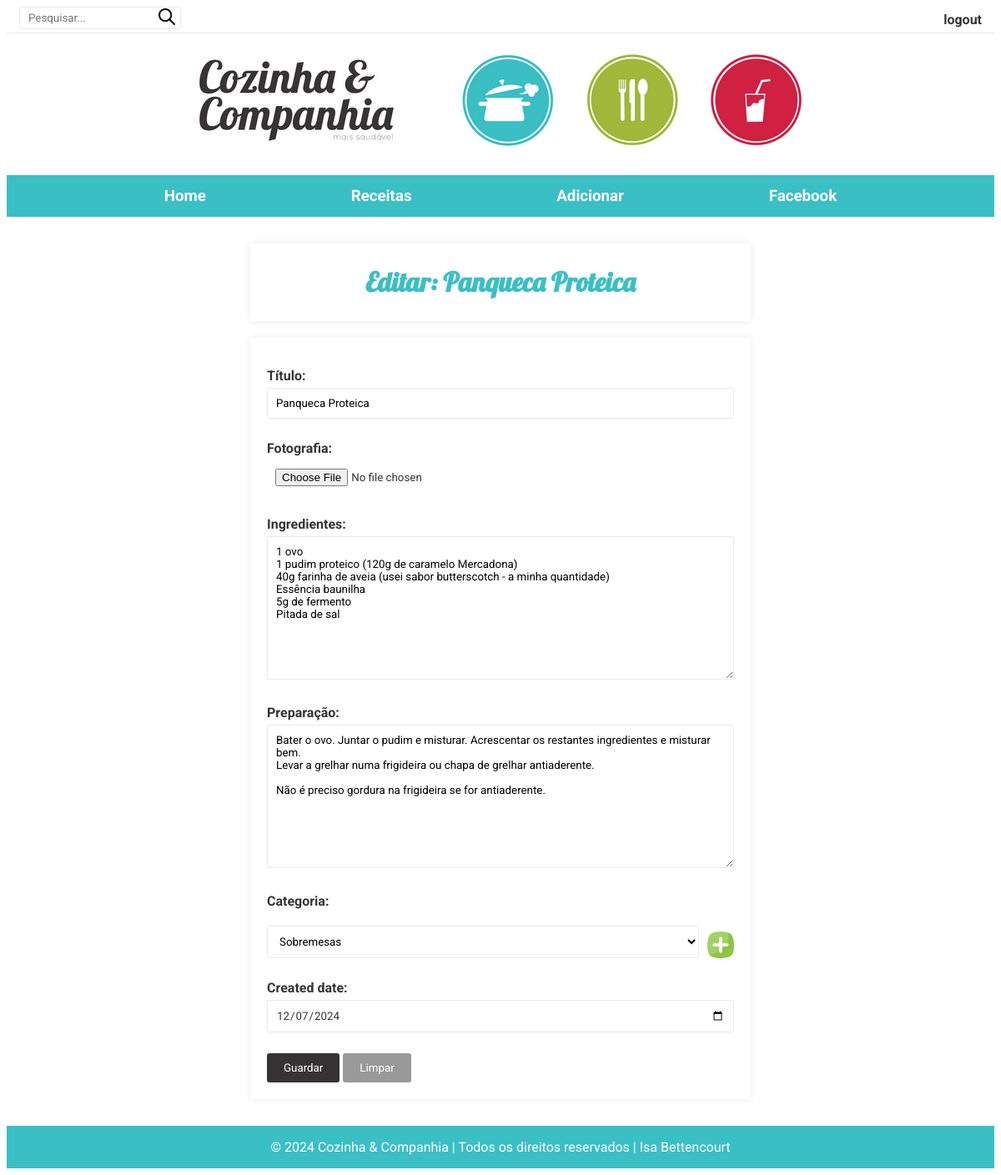
Page /edit_post/15 (signed in) on the committed database.
### blog/models.py (models this page shows, shortened)
class Post(models.Model):
    title = models.CharField(max_length=200)
    photo = models.ImageField(upload_to="blog/", blank=True, null=True)
    ingredients = models.TextField(blank=True, null=True)
    recipe = models.TextField(blank=True, null=True)
    category = models.ForeignKey(Category, on_delete=models.PROTECT,  blank=True, null=True)
    created_date = models.DateField(blank=True, null=True)

class Category(models.Model):
    category = models.CharField(max_length=50)
    def __str__(self):
        return self.category

### blog/views.py (the view)
# urls.py: path('edit_post/<int:id>', views.edit_post, name='edit_post'),
@login_required(login_url='blog:login_user')
def edit_post(request, id):
    recipe = Post.objects.get(pk=id)
    form_post = PostForm(instance=recipe)
    if request.method == 'POST':
        form_post = PostForm(request.POST, request.FILES, instance=recipe)
        form_post.save()
        return redirect('blog:list_recipes')
    return render(request, 'blog/edit_post.html', {'form_post':form_post, 'recipe':recipe})

### blog/forms.py
class PostForm(forms.ModelForm):
    class Meta:
        model = Post
        fields = "__all__"
        widgets = {
            'title': forms.TextInput(attrs={'placeholder':'Título ...'}),
            'ingredients': forms.Textarea(attrs={'placeholder':'Ingredientes ...'}),
            'recipe': forms.Textarea(attrs={'placeholder':'Preparação ...'}),
            'created_date': forms.DateInput(attrs={'type':'date'}),
        }

### blog/templates/blog/edit_post.html (shortened to what this page needs)
{% extends 'blog/base.html' %}
{% load static %}
{% block content %}
<div class="title">
    <h1>Editar: {{ recipe.title }}</h1>
</div>
<div class="add_post">
    <form action="" method="post" enctype="multipart/form-data">
        <p>
            <label for="id_title">Título:</label>
            {{ form_post.title }}
        </p>
        <p>
            <label for="id_add_post_photo">Fotografia:</label>
            {{ form_post.photo }}
        </p>
        <p>
            <label for="id_ingredients">Ingredientes:</label>
            {{ form_post.ingredients }}
        </p>
        <p>
            <label for="id_recipe">Preparação:</label>
            {{ form_post.recipe }}
        </p>
        <p>
            <label for="id_category">Categoria:</label>
            <div class="category-field">
                {{ form_post.category }}
                <button type="button" onclick="showField()" id="id_button_plus">
                    <img src="{% static 'plus.png' %}" alt="" id="id_plus">
                </button>
            </div>
        </p>
        <p>
            <label for="id_created_date">Created date:</label>
            <input type="date" name="created_date" id="id_created_date">
        </p>
        <button>Guardar</button>
        <button type="reset">Limpar</button>
    </form>
</div>
{% endblock %}

### static/style.css (style rules this page uses)
:root { --color_black: rgb(54, 51, 52); --color_green: rgb(162, 184, 58); --color_blue: rgb(58, 191, 197); --color_red: rgb(209, 33, 67); --color_white: #ffffff; --color_dark_gray: #999; --color_gray: rgb(233, 233, 233); }
* { box-sizing: border-box; font-family: "Roboto", sans-serif; background-color: transparent; }
body { color: var(--color_black); }
.title { max-width: 600px; margin: 0 auto; padding: 5px; text-align: center; margin-bottom: 20px; color: var(--color_blue); box-shadow: 0 0 10px var(--color_gray); }
.title h1 { font-family: "Lobster", sans-serif; }
.add_post { max-width: 600px; margin: 0 auto; padding: 20px; border-radius: 3px; box-shadow: 0 0 10px var(--color_gray); }
form p { margin-bottom: 15px; }
form label { display: inline-block; margin-bottom: 5px; font-weight: bold; }
form input, form textarea, form select { width: 100%; padding: 10px; margin-bottom: 10px; border: 1px solid var(--color_gray); border-radius: 3px; }
.add_post button { background-color: var(--color_black); color: var(--color_white); padding: 10px 20px; border: none; border-radius: 3px; cursor: pointer; }
form button[type="reset"] { background-color: var(--color_dark_gray); }
#id_button_plus { background-color: transparent !important; }
#id_photo { border: transparent; }
.category-field { display: flex; align-items: center; }
.category-field select { flex: 1; }
.category-field button { margin-left: 10px; background: none; border: none; cursor: pointer; padding: 0; }
.category-field button img { width: 2rem; height: 2rem; }
#id_created_date { color: var(--color_black); }

### rows in the picture
Post: title "Panqueca Proteica", ingredients "1 ovo 1 pudim proteico (120g de caramelo Mercadona) 40g farinha de aveia (usei sabor butterscotch - a minha quantidade) Essência baunilha 5g de fermento Pitada de sal", recipe "Bater o ovo. Juntar o pudim e misturar. Acrescentar os restantes ingredientes e misturar bem. Levar a grelhar numa frigideira ou chapa de grelhar antiaderente. Não é preciso gordura na frigideira se for antiaderente."
Category: category "Sobremesas"
